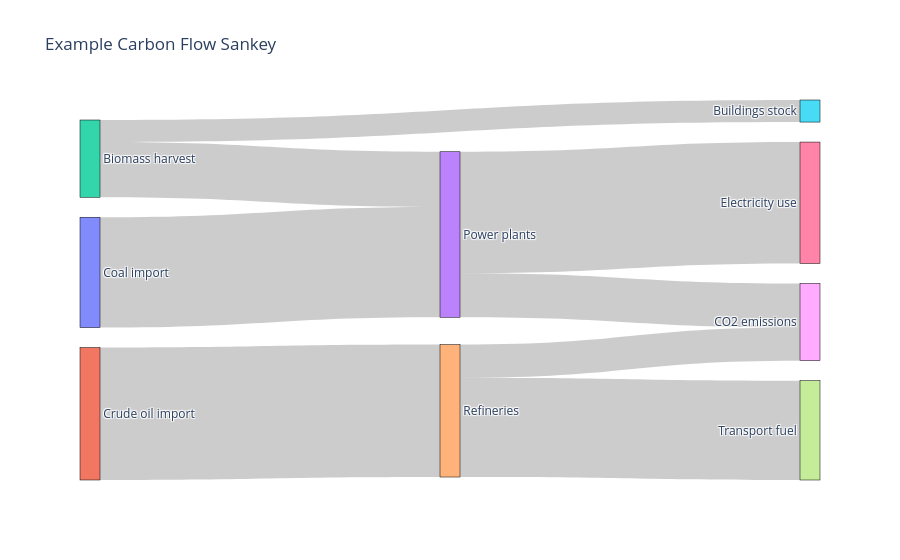

Here is the notebook cell this chart was saved with:
### Code cell
import plotly.graph_objects as go

# -------------------------
# 1. Define nodes
# -------------------------

nodes = [
    "Coal import",        # 0
    "Crude oil import",   # 1
    "Biomass harvest",    # 2
    
    "Power plants",       # 3 (transformation)
    "Refineries",         # 4 (transformation)
    
    "Buildings stock",    # 5 (stock)
    
    "Electricity use",    # 6
    "Transport fuel",     # 7
    
    "CO2 emissions"       # 8
]

# -------------------------
# 2. Define flows
# source -> target
# -------------------------

source = [
    0,  # coal -> power plants
    1,  # oil -> refineries
    2,  # biomass -> power plants
    
    3,  # power plants -> electricity
    3,  # power plants -> emissions
    
    4,  # refineries -> transport fuel
    4,  # refineries -> emissions
    
    2   # biomass -> buildings stock
]

target = [
    3,
    4,
    3,
    
    6,
    8,
    
    7,
    8,
    
    5
]

value = [
    100,  # coal input
    120,  # oil input
    50,   # biomass to power
    
    110,  # electricity produced
    40,   # emissions from power
    
    90,   # transport fuel
    30,   # refinery emissions
    
    20    # biomass stored in buildings
]

# -------------------------
# 3. Build Sankey diagram
# -------------------------

fig = go.Figure(data=[go.Sankey(
    
    node=dict(
        pad=20,
        thickness=20,
        line=dict(color="black", width=0.5),
        label=nodes
    ),
    
    link=dict(
        source=source,
        target=target,
        value=value
    )
)])

fig.update_layout(title_text="Example Carbon Flow Sankey", font_size=12)

fig.show()

### Figure 1 — Plotly figure (JSON) as saved in the notebook; plotly's stock layout.template omitted (floating-point values rounded to 4 significant figures)
{"data": [{"link": {"source": [0, 1, 2, 3, 3, 4, 4, 2], "target": [3, 4, 3, 6, 8, 7, 8, 5], "value": [100, 120, 50, 110, 40, 90, 30, 20]}, "node": {"label": ["Coal import", "Crude oil import", "Biomass harvest", "Power plants", "Refineries", "Buildings stock", "Electricity use", "Transport fuel", "CO2 emissions"], "line": {"color": "black", "width": 0.5}, "pad": 20, "thickness": 20}, "type": "sankey"}], "layout": {"font": {"size": 12}, "title": {"text": "Example Carbon Flow Sankey"}}}
